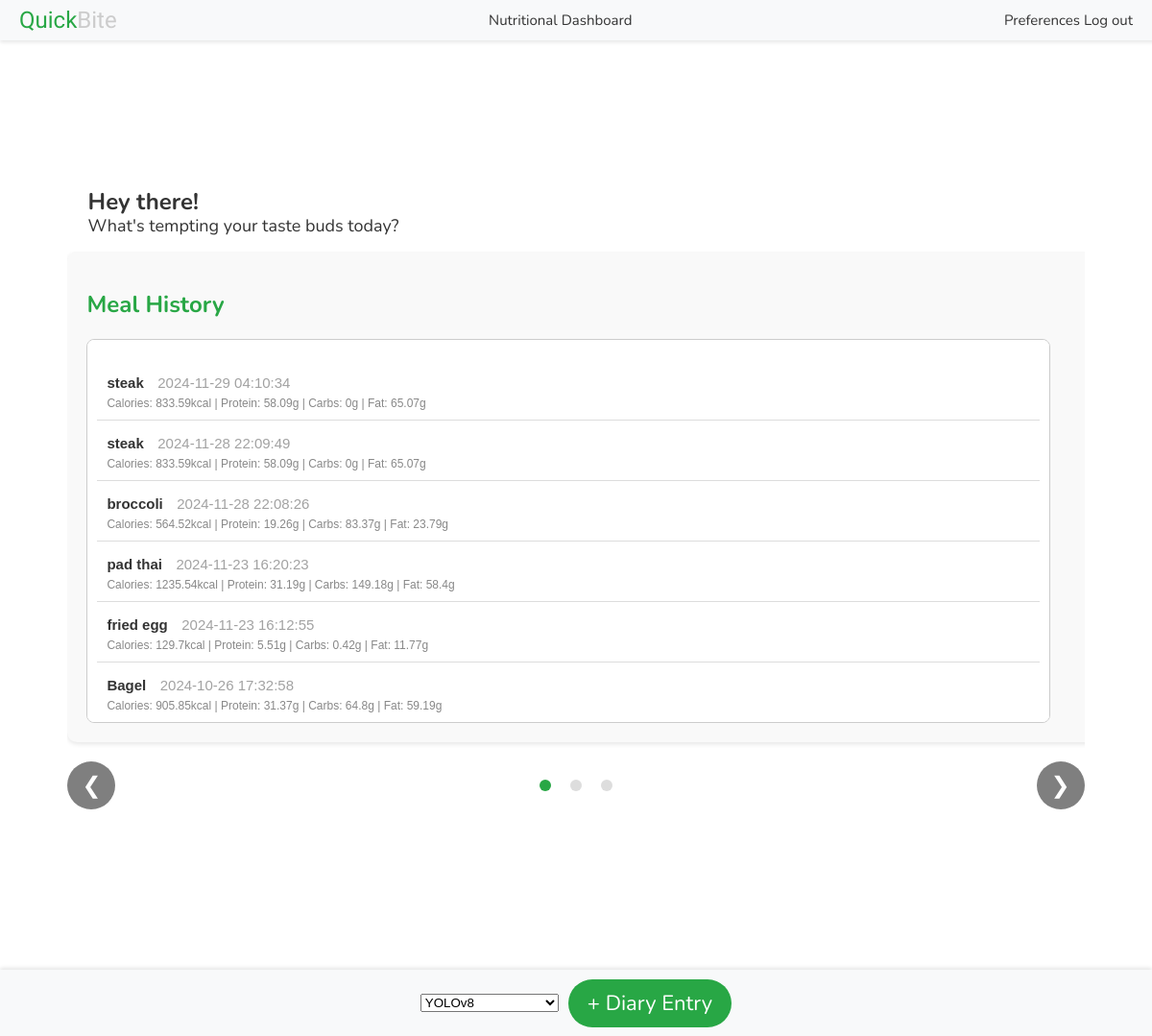
The page /dashboard (signed in) on the database its author committed.
### tables this page shows
CREATE TABLE diary_meal_entries (
    id INTEGER PRIMARY KEY AUTOINCREMENT,
    user_id INTEGER NOT NULL,           -- Foreign key to reference users table
    meal_name TEXT NOT NULL,   
    SUGAR_added_g INTEGER,
    CA_mg INTEGER,
    CHOCDF_net_g INTEGER,
    CHOCDF_g INTEGER,
    CHOLE_mg INTEGER,
    ENERC_KCAL_kcal INTEGER,
    FAMS_g INTEGER,
    FAPU_g INTEGER,
    FASAT_g INTEGER,
    FATRN_g INTEGER,
    FIBTG_g INTEGER,
    FOLDFE_microg INTEGER,
    FOLFD_microg INTEGER,
    FOLAC_microg INTEGER,
    FE_mg INTEGER,
    MG_mg INTEGER,
    NIA_mg INTEGER,
    P_mg INTEGER,
    K_mg INTEGER,
    PROCNT_g INTEGER,
    RIBF_mg INTEGER,
    NA_mg INTEGER,
    SUGAR_ALCOHOL_g INTEGER,
    SUGAR_g INTEGER,
    THIA_mg INTEGER,
    FAT_g INTEGER,
    VITA_RAE_microg INTEGER,
    VITB12_microg INTEGER,
    VITB6A_mg INTEGER,
    VITC_mg INTEGER,
    VITD_microg INTEGER,
    TOCPHA_mg INTEGER,
    VITK_microg INTEGER,
    WATER_g INTEGER,
    ZN_mg INTEGER,
    timestamp TEXT NOT NULL              -- Timestamp when the meal was logged
, path_to_image TEXT, serving_count integer);

### app.py (the view)
@app.route("/dashboard")
@login_required
def dashboard():
    db = get_db()
    cursor = db.cursor()
    cursor.execute(
        """SELECT *, ENERC_KCAL_kcal as calories,
                   PROCNT_g as protein, CHOCDF_g as carbs, FAT_g as fat, timestamp FROM diary_meal_entries
                   WHERE user_id = ? ORDER BY datetime(timestamp) DESC""",
        (current_user.id,),
    )
    meals = cursor.fetchall()
    seven_days_ago = datetime.now() - timedelta(days=7)
    cursor.execute(
        """
        SELECT strftime('%Y-%m-%d', timestamp) AS day,
               SUM(ENERC_KCAL_kcal) AS calories,
               SUM(PROCNT_g) as protein,
               SUM(CHOCDF_g) as carbs,
               SUM(FAT_g) as fat
        FROM diary_meal_entries
        WHERE user_id = ? AND timestamp >= ?
        GROUP BY day
        ORDER BY day DESC
    """,
        (current_user.id, seven_days_ago),
    )
    meals_last_7_days = cursor.fetchall()
    cursor.execute(
        """
        WITH current_user_diary_meal_entries AS (
        SELECT * FROM diary_meal_entries
        WHERE user_id = ? AND DATE(timestamp) = DATE()
        )
        , current_user_table as (
        SELECT * FROM users
        WHERE id = ?
        )
        , today_nutrients AS (
        SELECT
        'Calories' AS nutrients,
        SUM(ENERC_KCAL_kcal) AS daily_calories
        FROM current_user_diary_meal_entries
        GROUP BY 1
        UNION
        SELECT
        'Proteins' AS nutrients,
        SUM(PROCNT_g)*4/SUM(ENERC_KCAL_kcal)*100 as daily_protein_pct
        FROM current_user_diary_meal_entries
        GROUP BY 1
        UNION
        SELECT
        'Carbs' AS nutrients,
        SUM(CHOCDF_g)*4/SUM(ENERC_KCAL_kcal)*100 as daily_carbs_pct
        FROM current_user_diary_meal_entries
        GROUP BY 1
        UNION
        SELECT
        'Fats' AS nutrients,
        SUM(FAT_g)*9/SUM(ENERC_KCAL_kcal)*100 as daily_fat_pct
        FROM current_user_diary_meal_entries
        GROUP BY 1
        )
        , daily_goals as (
        SELECT KEY AS nutrients, value AS set_goals
        FROM current_user_table, json_each(goals)
        )
        SELECT b.nutrients,
        ROUND(COALESCE(a.daily_calories,0),2) AS daily_calories,
        CAST(b.set_goals AS INTEGER) AS set_goals,
        ROUND(COALESCE(a.daily_calories,0)/NULLIF(CAST(b.set_goals AS INTEGER),0)*100,2) AS pct_of_goal
        FROM daily_goals b
        LEFT JOIN today_nutrients a ON
            a.nutrients = b.nutrients
    """,
        (current_user.id, current_user.id,),
    )
    goals = cursor.fetchall()
    db.close()
    return render_template(
        "dashboard.html",
        user=current_user,
        meals=meals,
        user_id=current_user.id,
        meals_last_7_days=json.dumps(meals_last_7_days),
        goals=json.dumps(goals)
    )

### app.py (called while the page is built)
def get_db():
    if "db" not in g:
        g.db = sqlite3.connect("database.db")
    return g.db

@login_manager.user_loader
def load_user(user_id):
    db = get_db()
    cursor = db.cursor()
    cursor.execute("SELECT * FROM users WHERE id = ?", (user_id,))
    user_data = cursor.fetchone()
    if user_data:
        return User(*user_data)
    return None

### templates/dashboard.html (shortened to what this page needs)
<!DOCTYPE html>
<html lang="en">
<head>
    <link rel="stylesheet" href="{{ url_for('static', filename='css/style.css') }}">
</head>
<body class="no-background">
    <div class="header-bar">
        <div class="left" id="title-refresh">
            <span style="color: #28a745;">Quick</span><span style="color: #cccccc;">Bite</span>
        </div>
        <div class="center">Nutritional Dashboard</div>
        <div class="right">
            <a href="{{ url_for('preferences') }}" style="text-decoration: none; color: inherit;">Preferences</a>
            <a href="{{ url_for('logout') }}" style="text-decoration: none; color: inherit;">Log out</a>
        </div>
    </div>
    <div class="grid-layout">
        <p class="greeting-text">
            <span class="greeting-main">Hey there!</span><span class="greeting-sub">What's tempting your taste buds
                today?</span>
        </p>
        <div class="carousel-container">
            <div class="carousel">
                <div class="carousel-item">
                    <h2>Meal History</h2>
                    <div class="meal-list">
                        <ul>
                            {% for meal in meals %}
                            <li data-meal-id="{{ meal[0] }}">
                                <span class="meal-name">{{ meal[2] }}</span>
                                <span class="meal-time">{{ meal[-1] }}</span><br>
                                <span class="meal-info">
                                    Calories: {{ meal[8] }}kcal | Protein: {{ meal[22] }}g | Carbs: {{ meal[6] }}g |
                                    Fat: {{ meal[28] }}g
                                </span>
                            </li>
                            {% else %}
                            <li>No meals recorded yet.</li>
                            {% endfor %}
                        </ul>
                    </div>
                </div>
            </div>
            <div class="carousel-controls">
                <button class="carousel-prev" onclick="prevSlide()">&#10094;</button>
                <div class="carousel-indicators">
                    <span class="indicator active" onclick="showSlide(0)"></span>
                    <span class="indicator" onclick="showSlide(1)"></span>
                    <span class="indicator" onclick="showSlide(2)"></span>
                </div>
                <button class="carousel-next" onclick="nextSlide()">&#10095;</button>
            </div>
        </div>
    </div>
    <div class="bottom-bar">
        <form id="uploadForm" action="/upload" method="POST" enctype="multipart/form-data">
            <select id="model-select" name="model">
                <option value="yolov8">YOLOv8</option>
            </select>
        </form>
        <button class="add-diary-button" onclick="triggerFileUpload()">+ Diary Entry</button>
    </div>
</body>
</html>

### static/css/style.css (style rules this page uses)
body { font-family: 'Nunito', sans-serif; background-size: cover; background-position: center; animation: fadeBackground 30s infinite; color: #333; margin: 0; padding: 0; display: flex; justify-content: center; align-items: center; height: 100vh; animation-timing-function:cubic-bezier(0.895, 0.03, 0.685, 0.22) }
h2 { color: #333; font: 24px 'Righteous'; color: #28a745; margin-bottom: 20px; }
p { font-family: 'nunito', sans-serif; color: #a2a2a2; }
button { width: 100%; padding: 10px; background-color: #888888; color: white; border: none; border-radius: 4px; cursor: pointer; margin: 10px 0; }
a { color: #888888; text-decoration: none; }
.meal-list { background-color: #fff; height: auto; overflow-y: auto; border: 1px solid #ccc; padding: 10px; border-radius: 8px; max-width: 32%; min-height: 400px; box-sizing: border-box; }
.meal-list ul { padding: 0; list-style-type: none; }
.meal-list li { padding: 10px; margin: 5px 0; border-bottom: 1px solid #ddd; }
.no-background { background: none !important; }
.header-bar { position: fixed; top: 0; left: 0; width: 100%; height: 42px; background-color: #f8f9fa; display: flex; justify-content: space-between; align-items: center; padding: 0 20px; box-shadow: 0 2px 4px rgba(0, 0, 0, 0.1); z-index: 1000; }
.header-bar .left { font-family: 'Righteous', sans-serif; font-size: 24px; }
.header-bar .center { font-family: 'nunito', sans-serif; font-size: 15px; text-align: center; flex: 1; }
.header-bar .right { font-family: 'nunito', sans-serif; font-size: 15px; text-align: right; padding-right: 40px; }
.bottom-bar { position: fixed; bottom: 0; left: 0; width: 100%; height: 69px; background-color: #f8f9fa; display: flex; justify-content: center; align-items: center; gap: 10px; box-shadow: 0 -2px 4px rgba(0, 0, 0, 0.1); z-index: 1000; }
.add-diary-button { background-color: #28a745; border: none; padding: 10px 20px; font-size: 22px; border-radius: 69px; width: auto; font-family: 'nunito', sans-serif; cursor: pointer; }
.meal-name { font-weight: bold; font-size: 15px; }
.meal-time { color: #a2a2a2; font-size: 15px; margin-left: 10px; }
.meal-info { color: #888888; font-size: 12px; display: block; margin-top: 5px; }
.greeting-text { display: block; font-family: 'Nunito', sans-serif; font-size: 18px; text-align: left; color: #333; padding-left: 2%; }
.greeting-main { font-size: 24px; font-weight: bold; display: block; }
.grid-layout { display: grid; grid-template-columns: 1fr; grid-template-rows: auto auto; padding: 20px; max-width: 1400px; margin: 0 auto; }
.greeting-sub { font-size: 18px; display: block; line-height: 1; }
.carousel-container { position: relative; max-width: 1200px; margin: 0 auto; overflow: hidden; padding-bottom: 50px; }
.carousel-container { position: relative; margin: 0 auto; overflow: hidden; }
.carousel { display: flex; transition: transform 0.5s ease-in-out; width: 300%; }
.carousel-item { min-width: 100%; box-sizing: border-box; padding: 20px; background-color: #f9f9f9; border-radius: 10px; box-shadow: 0 2px 5px rgba(0, 0, 0, 0.1); }
.carousel-controls { display: flex; justify-content: space-between; align-items: center; margin-top: 10px; width: 100%; }
.carousel-prev, .carousel-next { background-color: rgba(0, 0, 0, 0.5); color: white; border: none; padding: 10px; cursor: pointer; font-size: 24px; border-radius: 50%; width: 50px; height: 50px; transition: background-color 0.3s ease; display: flex; justify-content: center; align-items: center; }
.carousel-indicators { position: absolute; left: 50%; transform: translateX(-50%); display: flex; justify-content: center; align-items: center; gap: 10px; }
.indicator { display: inline-block; width: 12px; height: 12px; margin: 0 5px; background-color: #ddd; border-radius: 50%; cursor: pointer; }
.indicator.active { background-color: #28a745; }
.carousel-item h2 { font-family: 'Nunito', sans-serif; font-weight: 700; font-size: 24px; color: #28a745; margin-bottom: 20px; }
#title-refresh { cursor: pointer; }

### templates/dashboard.html (style rules this page uses)
body { font-family: Arial, sans-serif; }
.meal-list { height: 300px; overflow-y: scroll; }

### rows shown on the page
diary_meal_entries: meal_name "steak", timestamp "2024-11-29 04:10:34", ENERC_KCAL_kcal "833.59", PROCNT_g "58.09", CHOCDF_g "0", FAT_g "65.07"
diary_meal_entries: meal_name "steak", timestamp "2024-11-28 22:09:49", ENERC_KCAL_kcal "833.59", PROCNT_g "58.09", CHOCDF_g "0", FAT_g "65.07"
diary_meal_entries: meal_name "broccoli", timestamp "2024-11-28 22:08:26", ENERC_KCAL_kcal "564.52", PROCNT_g "19.26", CHOCDF_g "83.37", FAT_g "23.79"
diary_meal_entries: meal_name "pad thai", timestamp "2024-11-23 16:20:23", ENERC_KCAL_kcal "1235.54", PROCNT_g "31.19", CHOCDF_g "149.18", FAT_g "58.4"
diary_meal_entries: meal_name "fried egg", timestamp "2024-11-23 16:12:55", ENERC_KCAL_kcal "129.7", PROCNT_g "5.51", CHOCDF_g "0.42", FAT_g "11.77"
diary_meal_entries: meal_name "Bagel", timestamp "2024-10-26 17:32:58", ENERC_KCAL_kcal "905.85", PROCNT_g "31.37", CHOCDF_g "64.8", FAT_g "59.19"
